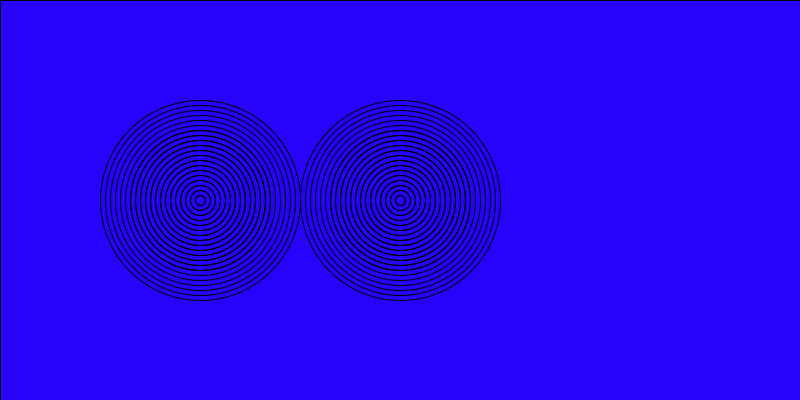
Frame 1 (no input)
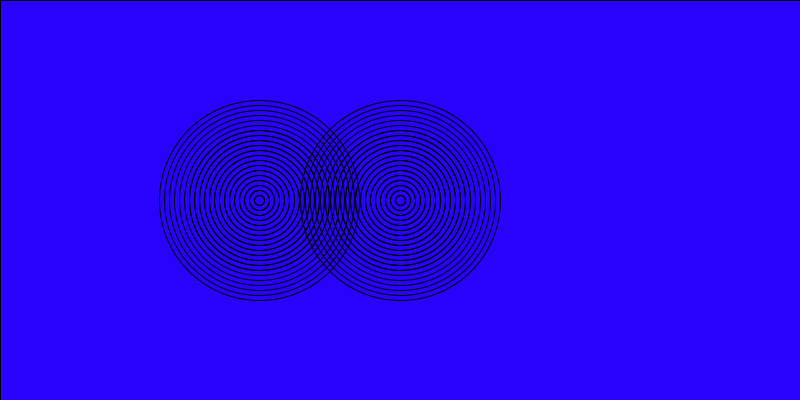
Frame 60 (the mouse pressed at the canvas centre just before this capture)
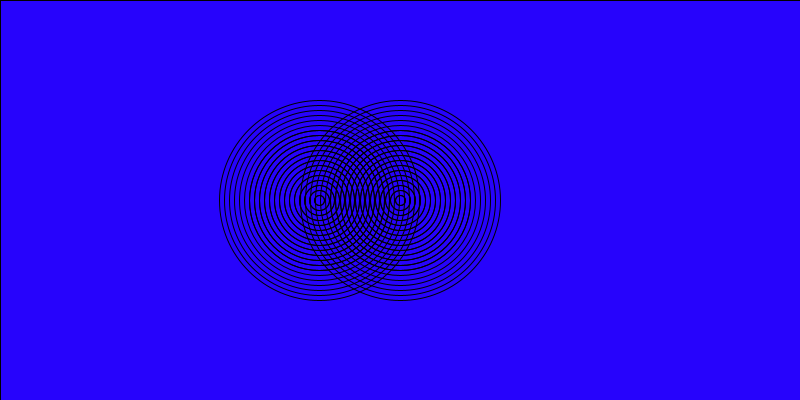
Frame 120 (the mouse held since frame 60 and released just before this capture)

The Processing sketch that drew these frames (run headless with seeded random() and noise(); from frame 60 on, the mouse is pressed at the canvas centre):

// Processing sketch: magic_rings
// ── magic_rings.pde
void setup() {
  size(800, 400);
}
int x = 200;
void draw() { 
  int size = 200;
 fill(#2703FC);
  rect(0,0,800,400);
  
  for(int i = 0; i < 35; i++) {
   
    noFill();
      ellipse(x, 200, size, size);
      size = size - 10;
  }    
  size = 200;
   for(int i = 0; i < 35; i++) {
   
    noFill();
      ellipse(400, 200, size, size);
      size = size - 10;
  }    
 
  if(x < 700) {
    x = x + 1;
  }
}
